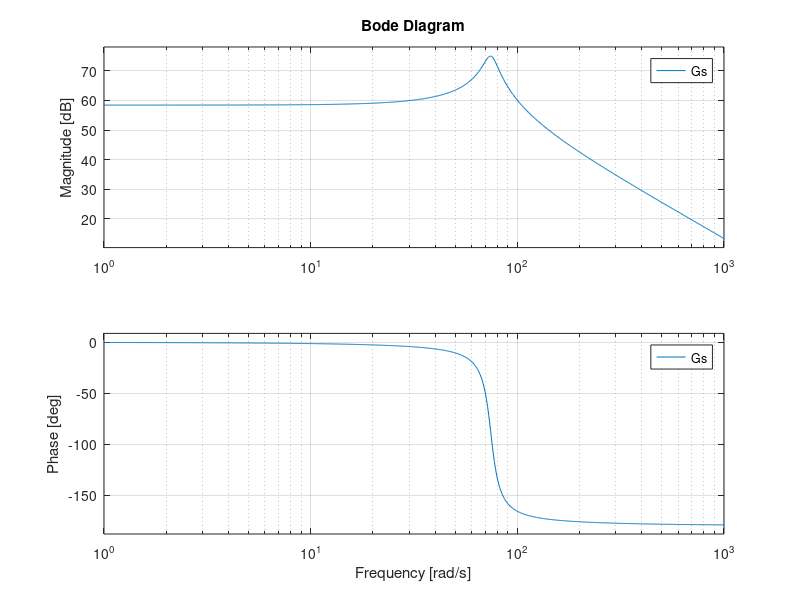
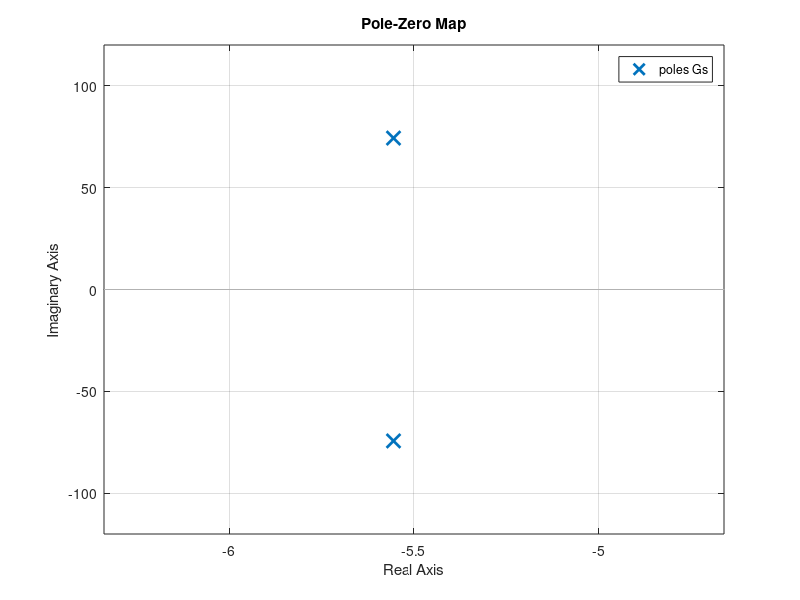
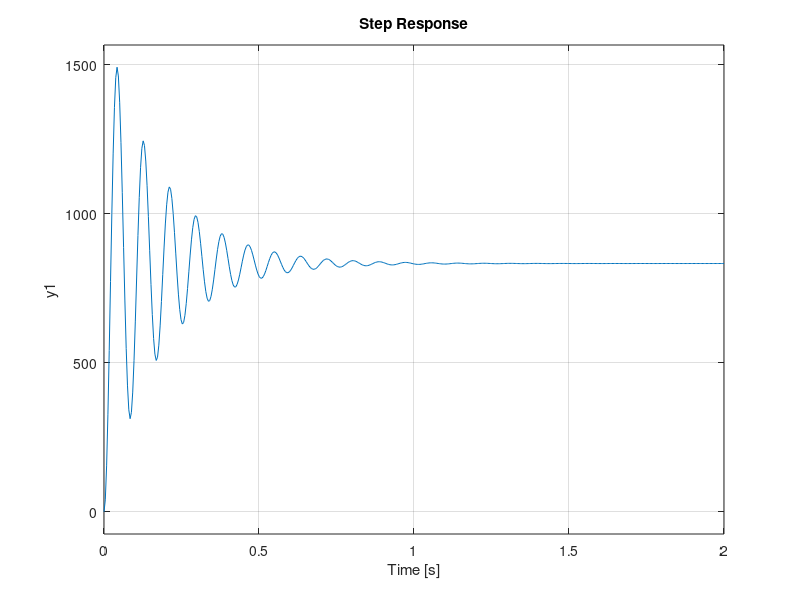

MATLAB code for these plots, in order:
clear all, close all, clc;
%% Define parameters
n = 5; %Gearbox ratio
J1 = 1.8e-5; %Load inertia 1
J2 = 1.8e-5; %Load inertia 2
Vmax = 24; %Supply voltage
Vmin = -24; %Supply voltage
Imax = 430e-3; %Maximum current
V_i = Vmax;
V_w = Vmax;
sim_V = Vmax;
% Motor parameters
motor_pars = struct(); % Create empty struct for motor
motor_pars.R = 112; % Terminal resistance [Ohm]
motor_pars.L = 11.4e-3;    % Terminal inductance [H]
motor_pars.d = 3.8e-6; %Viscous friction in brushes
motor_pars.k = 69.7e-3;    % Torque constant [Nm/A]
motor_pars.J_m = 7.46e-7;  % Rotor inertia

%% TASK 5

sim_V = 24; %[V]
kf = 0.05; %[Nm/rad]
df = 0.0001; %[Nms/rad]

M = diag([J1 J2]);
K = [kf -kf;-kf kf];
D = [df -df;-df df];
% Motor = [0.03 0;0 0.03];

% A = [zeros(2) eye(2);-M^-1*K -M^-1*Bd];
% B = [Motor; M^-1];
% C = [0 1 0 0];
% 
% F = [0.03*n 0; 0 0.03*n];
% 
A = [zeros(2) eye(2);[-kf/J2 kf/J2;kf/J1 -kf/J1] [-df/J2 df/J2;df/J1 -df/J1]];
B = [0 0.03/J1 0 0]';
% B = [F; M^-1];
C = [0 0 1 0];



[num, den] = ss2tf(A, B, C, 0, 1);

Gs=tf(num, den);

Gs = minreal(Gs);

bode(Gs)
figure
pzmap(Gs)
figure
step(Gs)







